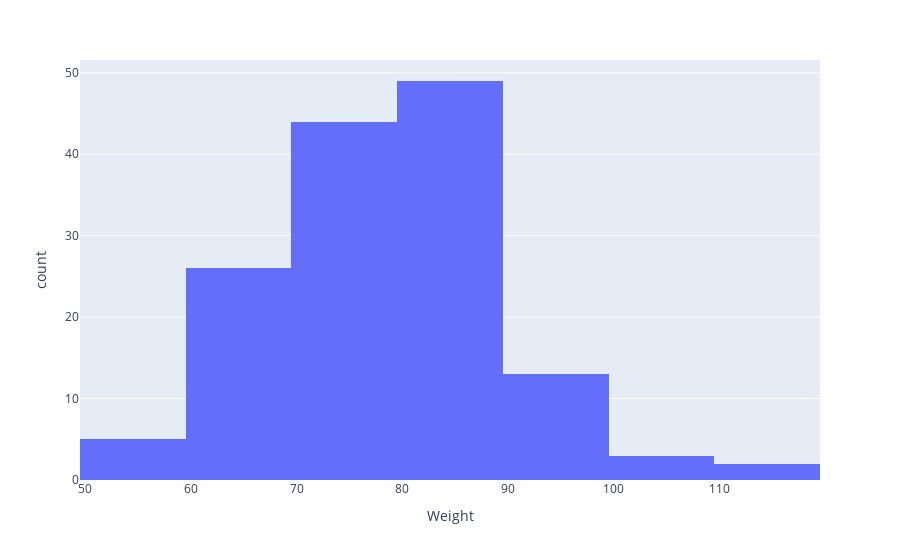

The notebook cell this image was saved under:
### Code cell
weight = px.histogram(wnba, x="Weight", nbins=10)
weight.show()

### Figure 1 — Plotly figure (JSON) as saved in the notebook; plotly's stock layout.template omitted (floating-point values rounded to 4 significant figures; data arrays with more than 128 entries replaced by an {"elided": "..."} marker saying what was removed)
{"data": [{"alignmentgroup": "True", "bingroup": "x", "hoverlabel": {"namelength": 0}, "hovertemplate": "Weight=%{x}<br>count=%{y}", "legendgroup": "", "marker": {"color": "#636efa"}, "name": "", "nbinsx": 10, "offsetgroup": "", "orientation": "v", "showlegend": false, "type": "histogram", "x": {"elided": "142 int values"}, "xaxis": "x", "yaxis": "y"}], "layout": {"barmode": "relative", "legend": {"tracegroupgap": 0}, "margin": {"t": 60}, "xaxis": {"anchor": "y", "domain": [0, 1], "title": {"text": "Weight"}}, "yaxis": {"anchor": "x", "domain": [0, 1], "title": {"text": "count"}}}}
